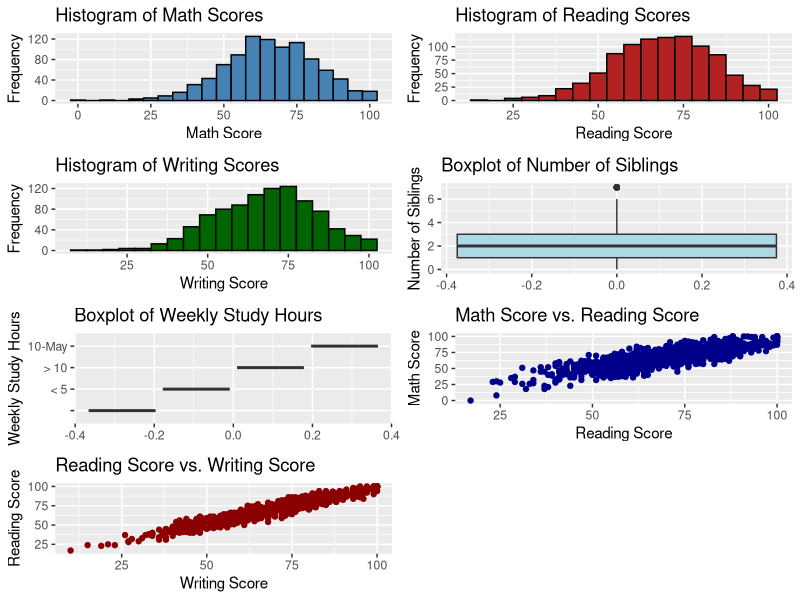
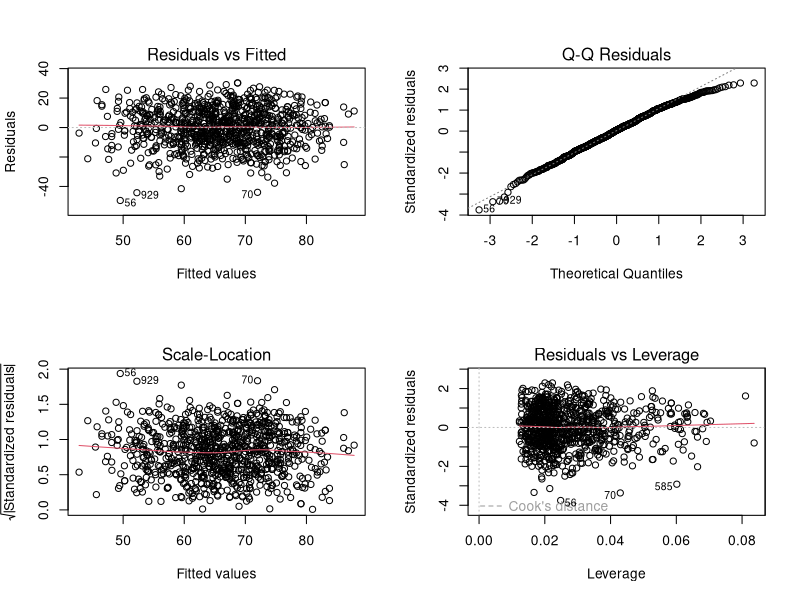
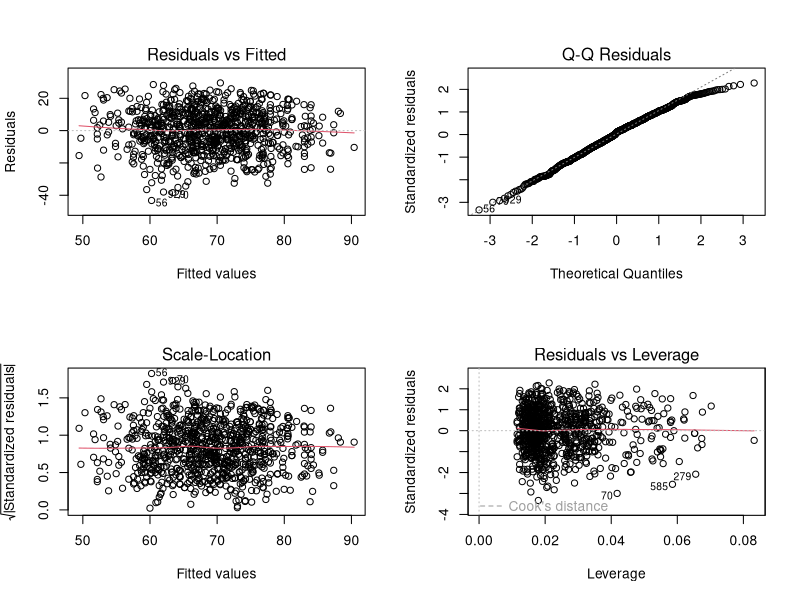
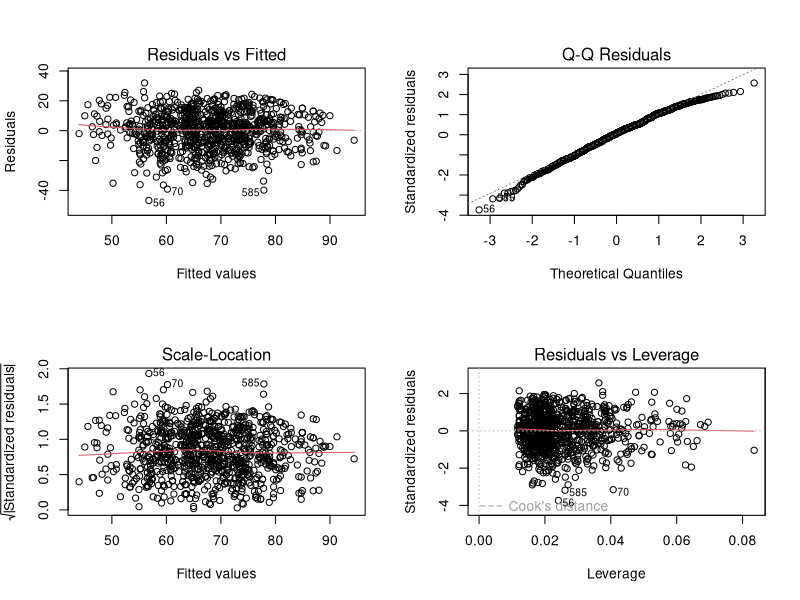

These figures' R source, in order:
## ---- chunk 1
knitr::opts_chunk$set(echo = TRUE)
library(tidyverse)
library(MASS)
## ---- chunk 2
# Load necessary libraries
library(tidyverse)
library(broom)
library(GGally)
library(gridExtra)


# Read the dataset
data <- read.csv("Project_1_data.csv")

# Inspect the structure of the data
glimpse(data)


hist_math <- ggplot(data, aes(x = MathScore)) +
  geom_histogram(binwidth = 5, fill = "steelblue", color = "black") +
  labs(title = "Histogram of Math Scores", x = "Math Score", y = "Frequency")

hist_reading <- ggplot(data, aes(x = ReadingScore)) +
  geom_histogram(binwidth = 5, fill = "firebrick", color = "black") +
  labs(title = "Histogram of Reading Scores", x = "Reading Score", y = "Frequency")

hist_writing <- ggplot(data, aes(x = WritingScore)) +
  geom_histogram(binwidth = 5, fill = "darkgreen", color = "black") +
  labs(title = "Histogram of Writing Scores", x = "Writing Score", y = "Frequency")
box_nr_siblings <- ggplot(data, aes(y = NrSiblings)) +
  geom_boxplot(fill = "lightblue") +
  labs(title = "Boxplot of Number of Siblings", y = "Number of Siblings")

box_wkly_study_hours <- ggplot(data, aes(y = WklyStudyHours)) +
  geom_boxplot(fill = "lightgreen") +
  labs(title = "Boxplot of Weekly Study Hours", y = "Weekly Study Hours")
scatter_math_reading <- ggplot(data, aes(x = ReadingScore, y = MathScore)) +
  geom_point(color = "darkblue") +
  labs(title = "Math Score vs. Reading Score", x = "Reading Score", y = "Math Score")

scatter_reading_writing <- ggplot(data, aes(x = WritingScore, y = ReadingScore)) +
  geom_point(color = "darkred") +
  labs(title = "Reading Score vs. Writing Score", x = "Writing Score", y = "Reading Score")
# Convert categorical variables to factors if needed
data <- data %>%
  mutate(across(c(Gender, EthnicGroup, ParentEduc, LunchType, TestPrep, 
                  ParentMaritalStatus, PracticeSport, IsFirstChild, 
                  TransportMeans, WklyStudyHours), as.factor))

pairwise_plots <- ggpairs(data,
  columns = c("MathScore", "ReadingScore", "WritingScore", "NrSiblings", "WklyStudyHours"),
  aes(color = Gender),
  lower = list(continuous = "smooth"),
  upper = list(continuous = "cor"),
  diag = list(continuous = "densityDiag"))
grid.arrange(
  hist_math, hist_reading, hist_writing,
  box_nr_siblings, box_wkly_study_hours,
  scatter_math_reading, scatter_reading_writing,
  ncol = 2
)
## ---- chunk 3
data$Gender <- as.factor(data$Gender)
data$EthnicGroup <- as.factor(data$EthnicGroup)
data$ParentEduc <- as.factor(data$ParentEduc)
data$LunchType <- as.factor(data$LunchType)
data$TestPrep <- as.factor(data$TestPrep)
data$ParentMaritalStatus <- as.factor(data$ParentMaritalStatus)
data$PracticeSport <- as.factor(data$PracticeSport)
data$IsFirstChild <- as.factor(data$IsFirstChild)
data$TransportMeans <- as.factor(data$TransportMeans)
data$WklyStudyHours <- as.factor(data$WklyStudyHours)

# Handle missing values by removing rows with NA
data <- na.omit(data)

# Define the full model for MathScore
math_full_model <- lm(MathScore ~ Gender + EthnicGroup + ParentEduc + LunchType + TestPrep +
                        ParentMaritalStatus + PracticeSport + IsFirstChild + NrSiblings +
                        TransportMeans + WklyStudyHours, data = data)

# Perform stepwise model selection
math_selected_model <- stepAIC(math_full_model, direction = "both", trace = FALSE)
math_selected_model
# Display the summary of the selected model
cat("\nSelected Model for MathScore:\n")
summary(math_selected_model)

# Make predictions using the selected model
math_predictions <- predict(math_selected_model, newdata = data)

# Combine actual and predicted values for MathScore
math_results <- data.frame(
  Actual_MathScore = data$MathScore,
  Predicted_MathScore = math_predictions
)

# Save results to a CSV file
write.csv(math_results, "math_score_predictions.csv", row.names = FALSE)
## ---- chunk 4
par(mfrow = c(2, 2)) 
plot(math_selected_model)
par(mfrow = c(1, 1))
## ---- chunk 5
reading_full_model <- lm(ReadingScore ~ Gender + EthnicGroup + ParentEduc + LunchType + TestPrep +
                        ParentMaritalStatus + PracticeSport + IsFirstChild + NrSiblings +
                        TransportMeans + WklyStudyHours, data = data)

# Perform stepwise model selection
reading_selected_model <- stepAIC(reading_full_model, direction = "both", trace = FALSE)
reading_selected_model
# Display the summary of the selected model
cat("\nSelected Model for Reading:\n")
summary(reading_selected_model)

# Make predictions using the selected model
reading_predictions <- predict(reading_selected_model, newdata = data)

# Combine actual and predicted values for MathScore
reading_results <- data.frame(
  Actual_ReadingScore = data$ReadingScore,
  Predicted_ReadingScore = reading_predictions
)

# Save results to a CSV file
write.csv(reading_results, "reading_score_predictions.csv", row.names = FALSE)
## ---- chunk 6
par(mfrow = c(2, 2)) 
plot(reading_selected_model)
par(mfrow = c(1, 1))
## ---- chunk 7
writing_full_model <- lm(WritingScore ~ Gender + EthnicGroup + ParentEduc + LunchType + TestPrep +
                        ParentMaritalStatus + PracticeSport + IsFirstChild + NrSiblings +
                        TransportMeans + WklyStudyHours, data = data)

# Perform stepwise model selection
writing_selected_model <- stepAIC(writing_full_model, direction = "both", trace = FALSE)
writing_selected_model
# Display the summary of the selected model
cat("\nSelected Model for WritingScore:\n")
summary(writing_selected_model)

# Make predictions using the selected model
writing_predictions <- predict(writing_selected_model, newdata = data)

# Combine actual and predicted values for MathScore
writing_results <- data.frame(
  Actual_WritingScore = data$WritingScore,
  Predicted_WritingScore = writing_predictions
)

# Save results to a CSV file
write.csv(writing_results, "writing_score_predictions.csv", row.names = FALSE)
## ---- chunk 8
par(mfrow = c(2, 2)) 
plot(writing_selected_model)
par(mfrow = c(1, 1))
